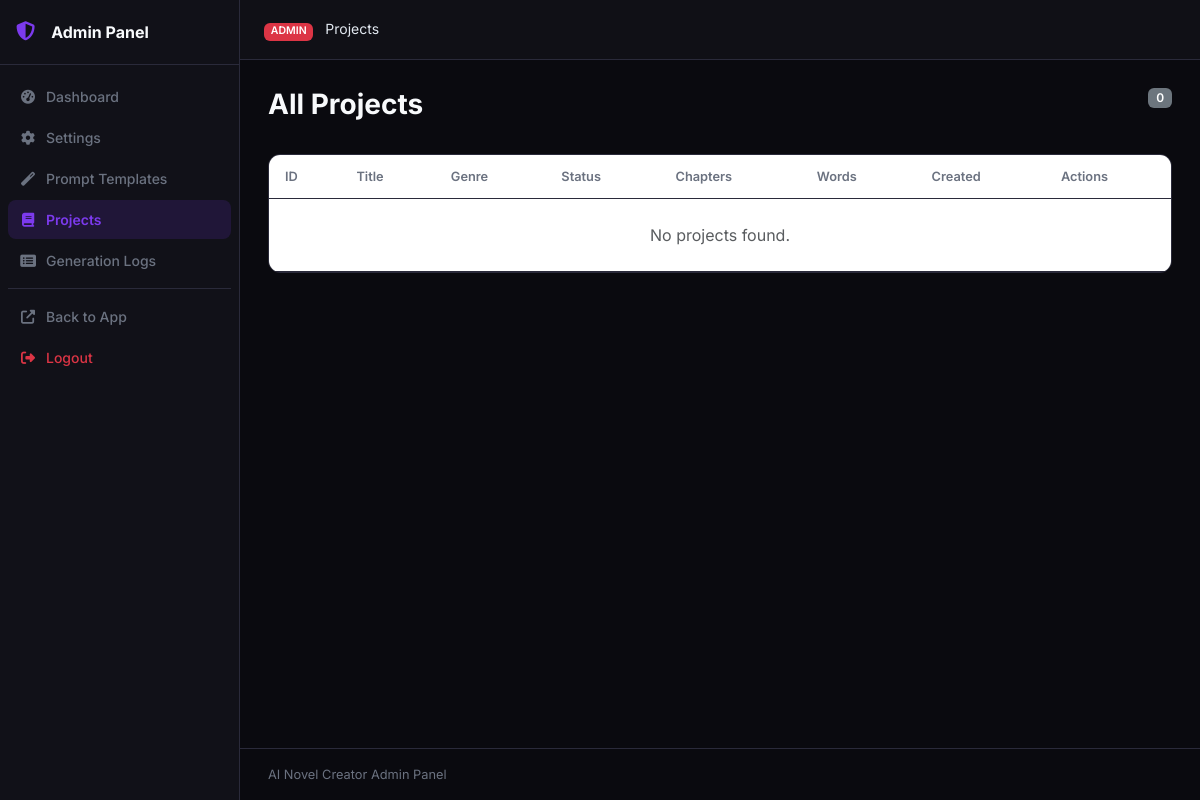
Page /julisunkan/projects (signed in) on the earlier database version.
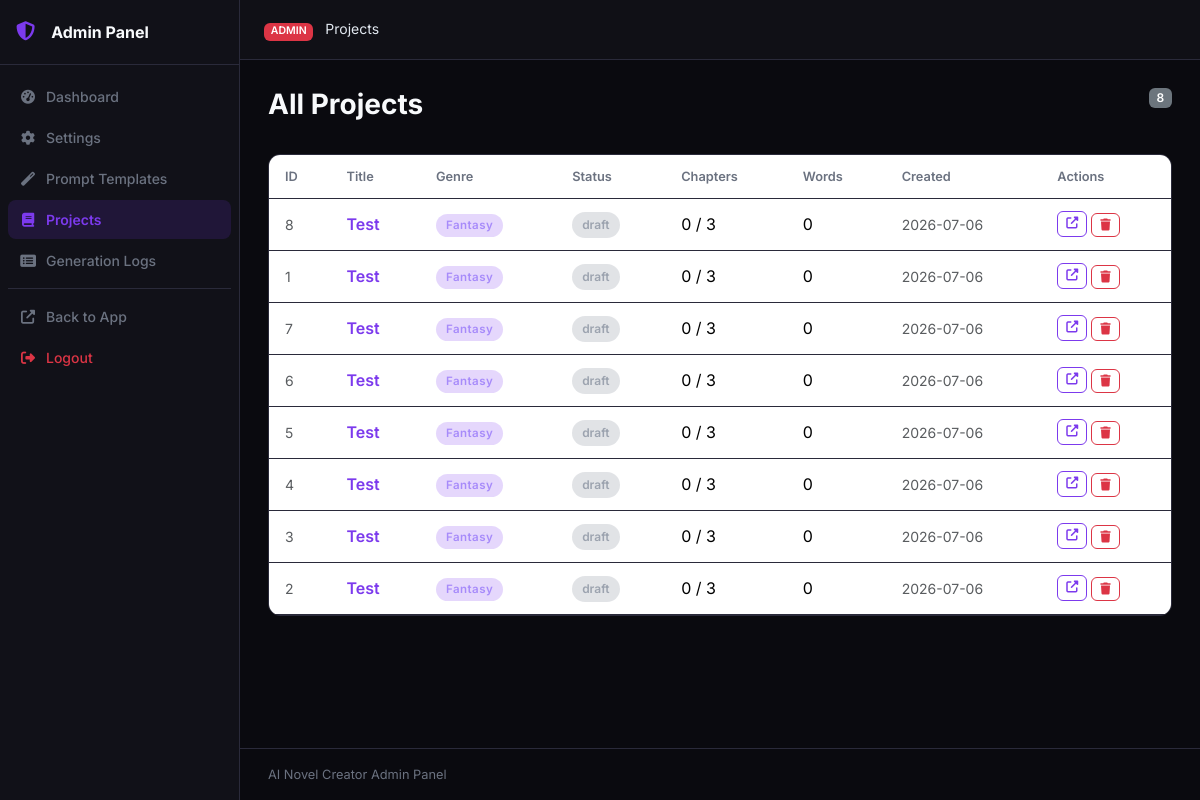
Same page on the later database version.
### tables this page shows
CREATE TABLE projects (
    id INTEGER PRIMARY KEY AUTOINCREMENT,
    title TEXT NOT NULL,
    subtitle TEXT DEFAULT '',
    genre TEXT DEFAULT 'Fantasy',
    audience TEXT DEFAULT 'Adult',
    description TEXT DEFAULT '',
    language TEXT DEFAULT 'English',
    story_type TEXT DEFAULT 'Novel',
    writing_style TEXT DEFAULT 'Descriptive',
    point_of_view TEXT DEFAULT 'Third Person Limited',
    tense TEXT DEFAULT 'Past',
    tone TEXT DEFAULT 'Adventurous',
    num_chapters INTEGER DEFAULT 10,
    words_per_chapter INTEGER DEFAULT 2000,
    creativity_level TEXT DEFAULT 'balanced',
    temperature REAL DEFAULT 0.7,
    top_p REAL DEFAULT 0.9,
    max_tokens INTEGER DEFAULT 4096,
    status TEXT DEFAULT 'draft',
    current_chapter INTEGER DEFAULT 0,
    total_words INTEGER DEFAULT 0,
    cover_prompt TEXT DEFAULT '',
    include_images INTEGER DEFAULT 0,
    images_per_chapter INTEGER DEFAULT 1,
    image_style TEXT DEFAULT 'Realistic',
    created_at TIMESTAMP DEFAULT CURRENT_TIMESTAMP,
    updated_at TIMESTAMP DEFAULT CURRENT_TIMESTAMP
);

### routes/admin.py (the view)
@bp.route('/projects')
@admin_required
def projects():
    db = get_db()
    all_projects = db.execute('SELECT * FROM projects ORDER BY updated_at DESC').fetchall()
    return render_template('admin/projects.html', projects=all_projects)

### database/__init__.py (called while the page is built)
def get_db():
    if 'db' not in g:
        db_path = current_app.config['DATABASE']
        os.makedirs(os.path.dirname(db_path), exist_ok=True)
        g.db = sqlite3.connect(db_path)
        g.db.row_factory = sqlite3.Row
        g.db.execute('PRAGMA foreign_keys = ON')
        g.db.execute('PRAGMA journal_mode = WAL')
    return g.db

### utils/helpers.py (called while the page is built)
def admin_required(f):
    @wraps(f)
    def decorated(*args, **kwargs):
        if not session.get('admin_logged_in'):
            return redirect(url_for('admin.login'))
        return f(*args, **kwargs)
    return decorated

def get_setting(db, key, default=''):
    row = db.execute('SELECT value FROM settings WHERE key = ?', (key,)).fetchone()
    return row['value'] if row else default

### templates/admin/projects.html (shortened to what this page needs)
{% extends "admin/base.html" %}
{% block breadcrumb %}Projects{% endblock %}
{% block admin_content %}
<div class="page-header">
  <h1 class="page-title">All Projects</h1>
  <span class="badge bg-secondary">{{ projects | length }}</span>
</div>
<div class="card data-card">
  <div class="card-body p-0">
    <div class="table-responsive">
      <table class="table table-hover align-middle mb-0">
        <thead>
          <tr>
            <th>ID</th><th>Title</th><th>Genre</th><th>Status</th>
            <th>Chapters</th><th>Words</th><th>Created</th><th>Actions</th>
          </tr>
        </thead>
        <tbody>
          {% for p in projects %}
          <tr>
            <td class="text-muted small">{{ p.id }}</td>
            <td>
              <a href="{{ url_for('projects.project_detail', project_id=p.id) }}" class="fw-600 text-decoration-none">
                {{ p.title[:40] }}
              </a>
            </td>
            <td><span class="genre-badge genre-{{ p.genre | lower | replace(' ', '-') | replace('/', '-') }}">{{ p.genre }}</span></td>
            <td><span class="status-pill status-{{ p.status }}">{{ p.status }}</span></td>
            <td>{{ p.current_chapter }} / {{ p.num_chapters }}</td>
            <td>{{ '{:,}'.format(p.total_words) }}</td>
            <td class="text-muted small">{{ p.created_at[:10] if p.created_at else '—' }}</td>
            <td>
              <div class="d-flex gap-1">
                <a href="{{ url_for('projects.project_detail', project_id=p.id) }}" class="btn btn-xs btn-outline-primary">
                  <i class="fas fa-external-link-alt"></i>
                </a>
                <form method="POST" action="{{ url_for('admin.delete_project', project_id=p.id) }}" style="display:inline">
                  <button class="btn btn-xs btn-outline-danger" onclick="return confirm('Delete?')">
                    <i class="fas fa-trash"></i>
                  </button>
                </form>
              </div>
            </td>
          </tr>
          {% endfor %}
          {% if not projects %}
          <tr><td colspan="8" class="text-center text-muted py-4">No projects found.</td></tr>
          {% endif %}
        </tbody>
      </table>
    </div>
  </div>
</div>
{% endblock %}

Differences in the rows shown:
added projects: id "8", title "Test", genre "Fantasy", status "draft", current_chapter "0", num_chapters "3", total_words "0", created_at "2026-07-06"
added projects: id "1", title "Test", genre "Fantasy", status "draft", current_chapter "0", num_chapters "3", total_words "0", created_at "2026-07-06"
added projects: id "7", title "Test", genre "Fantasy", status "draft", current_chapter "0", num_chapters "3", total_words "0", created_at "2026-07-06"
added projects: id "6", title "Test", genre "Fantasy", status "draft", current_chapter "0", num_chapters "3", total_words "0", created_at "2026-07-06"
added projects: id "5", title "Test", genre "Fantasy", status "draft", current_chapter "0", num_chapters "3", total_words "0", created_at "2026-07-06"
added projects: id "4", title "Test", genre "Fantasy", status "draft", current_chapter "0", num_chapters "3", total_words "0", created_at "2026-07-06"
added projects: id "3", title "Test", genre "Fantasy", status "draft", current_chapter "0", num_chapters "3", total_words "0", created_at "2026-07-06"
added projects: id "2", title "Test", genre "Fantasy", status "draft", current_chapter "0", num_chapters "3", total_words "0", created_at "2026-07-06"
Other differences:
{{ projects | length }}: "0" → "8"
text no longer shown: "No projects found."
